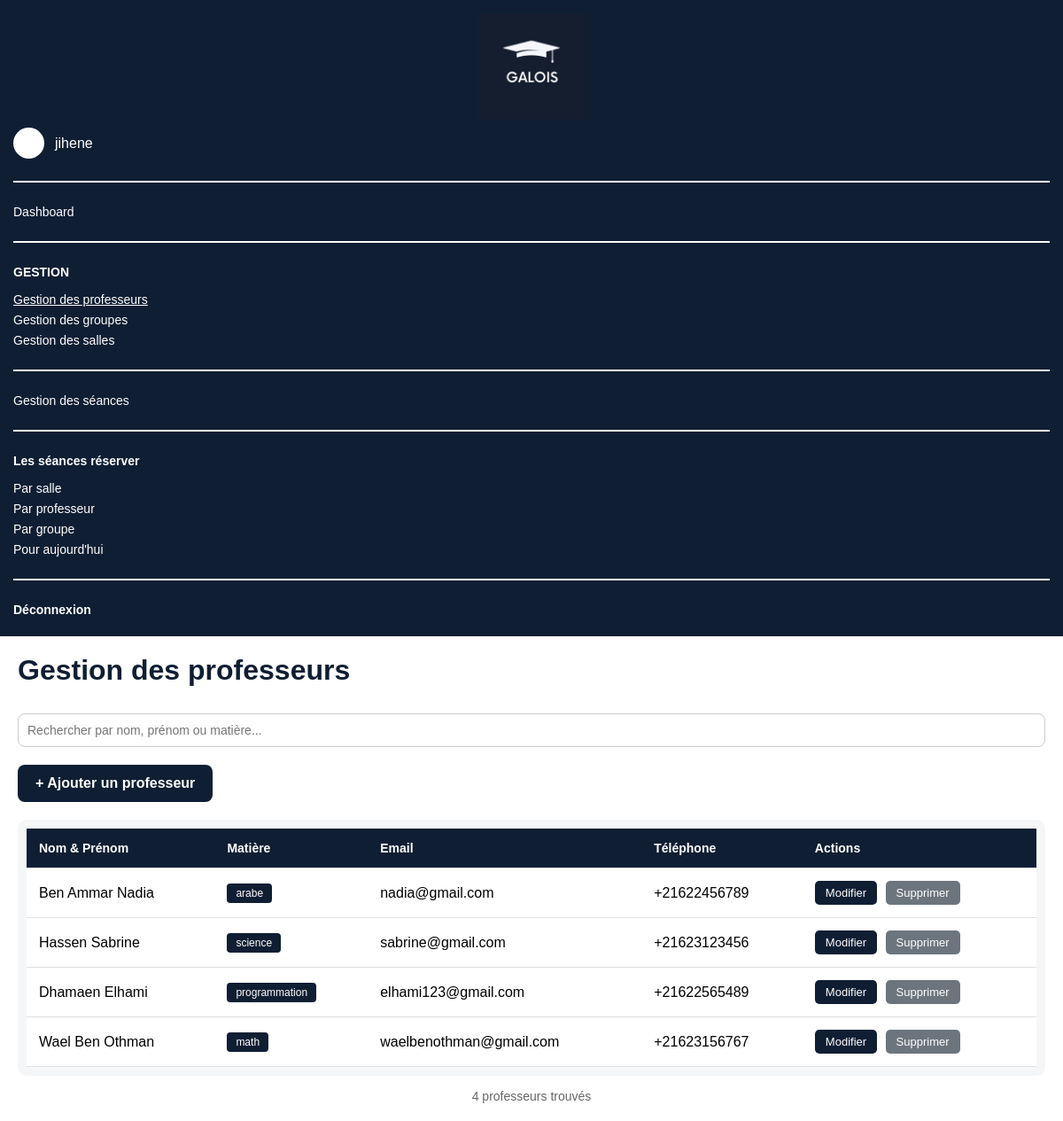
The app's page /professeurs/ (signed in), older data.
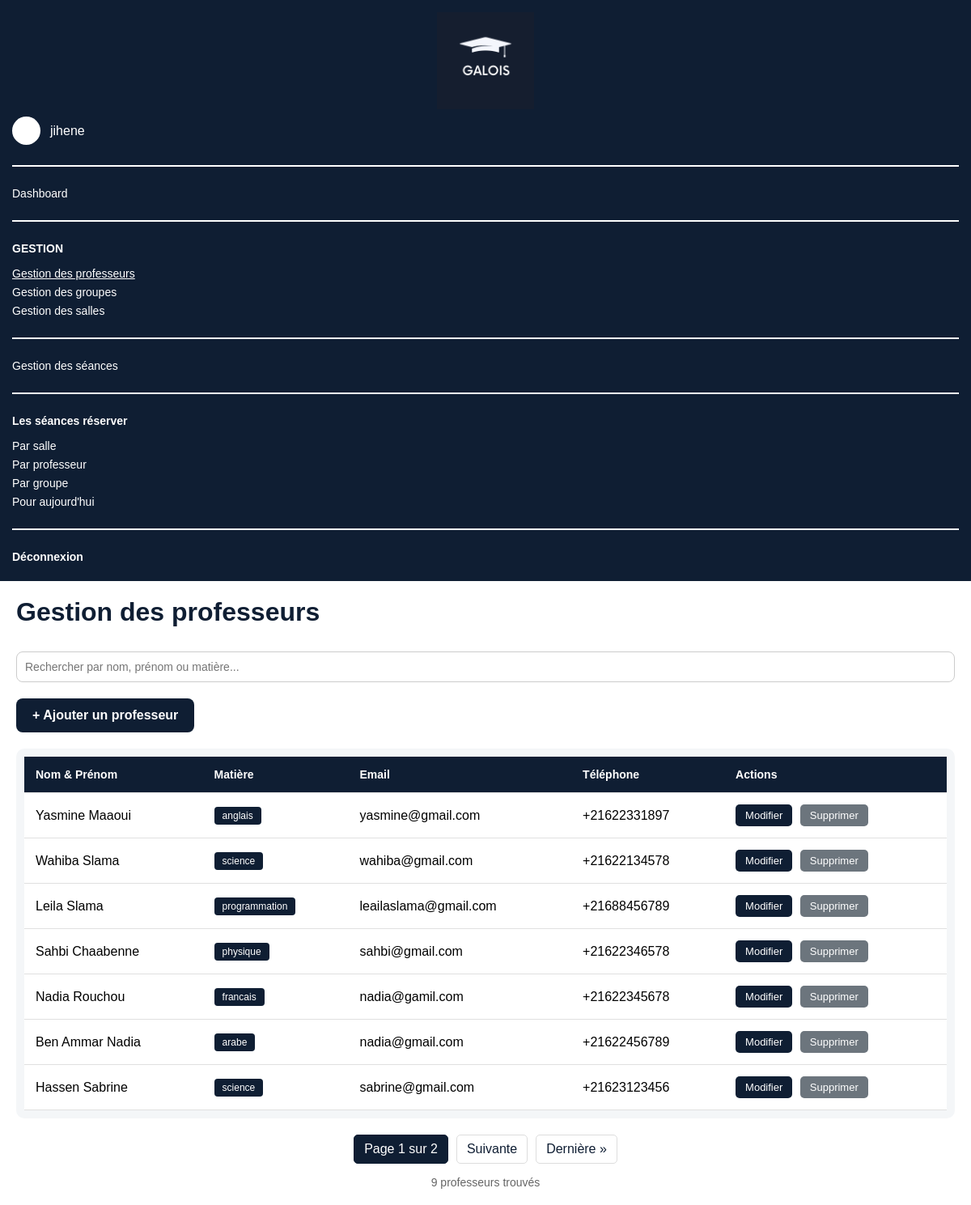
The same page, newer data.
### emploi_du_temps/models.py (models this page shows, shortened)
class Professeur(models.Model):
    user = models.OneToOneField(User, on_delete=models.CASCADE, null=True, blank=True)
    nom = models.CharField(max_length=100)
    prenom = models.CharField(max_length=100)
    email = models.EmailField(unique=True)
    telephone = models.CharField(max_length=20, unique=True)
    matiere = models.ForeignKey(Matiere, on_delete=models.SET_NULL, null=True, blank=True, related_name='professeurs')
    class Meta:
        verbose_name_plural = "professeurs"
    @property
    def nom_complet(self):
        return f"{self.prenom} {self.nom}"

class Matiere(models.Model):
    nom = models.CharField(max_length=100, unique=True)

### emploi_du_temps/views.py (the view)
# urls.py: path('professeurs/', views.liste_professeurs, name='professeurs'),
@login_required
def liste_professeurs(request):
    professeurs = Professeur.objects.all().select_related('matiere').order_by('-id')
    search = request.GET.get('search', '')
    if search:
        professeurs = professeurs.filter(
            Q(nom__icontains=search) |
            Q(prenom__icontains=search) |
            Q(matiere__nom__icontains=search)
        )
    paginator = Paginator(professeurs, 7)
    page = request.GET.get('page', 1)
    try:
        professeurs_page = paginator.page(page)
    except PageNotAnInteger:
        professeurs_page = paginator.page(1)
    except EmptyPage:
        professeurs_page = paginator.page(paginator.num_pages)
    return render(request, 'gestion-professeurs.html', {
        'professeurs': professeurs_page,
        'search': search,
        'total_count': professeurs.count()
    })

### emploi_du_temps/templates/gestion-professeurs.html (shortened to what the changed rows need)
<!DOCTYPE html>
<html lang="fr">
<head>
    {% load static %}
</head>
<body>
    <div class="container">
        <main class="content">
            <h1>Gestion des professeurs</h1>
            <div class="search-bar">
                <form method="get" id="searchForm">
                </form>
            </div>
            <div class="add-container">
                <a href="{% url 'ajouter_professeur' %}" class="add-btn">+ Ajouter un professeur</a>
            </div>
            <div class="table-container">
                <table>
                    <thead>
                        <tr>
                            <th>Nom & Prénom</th>
                            <th>Matière</th>
                            <th>Email</th>
                            <th>Téléphone</th>
                            <th>Actions</th>
                        </tr>
                    </thead>
                    <tbody id="professeursTableBody">
                        {% for prof in professeurs %}
                        <tr>
                            <td>{{ prof.nom_complet }}</td>
                            <td>
                                {% if prof.matiere %}
                                <span class="matiere-badge">{{ prof.matiere.nom }}</span>
                                {% else %}
                                <span class="matiere-vide">Aucune matière</span>
                                {% endif %}
                            </td>
                            <td>{{ prof.email }}</td>
                            <td>{{ prof.telephone }}</td>
                            <td>
                                <a href="{% url 'modifier_professeur' prof.id %}" class="btn edit">Modifier</a>
                                <a href="#" class="btn delete" data-id="{{ prof.id }}" data-nom="{{ prof.nom_complet }}">Supprimer</a>
                            </td>
                        </tr>
                        {% endfor %}
                    </tbody>
                </table>
            </div>
            {% if professeurs.paginator.num_pages > 1 %}
            <div class="pagination">
                <span class="current">
                    Page {{ professeurs.number }} sur {{ professeurs.paginator.num_pages }}
                </span>
                {% if professeurs.has_next %}
                    <a href="?page={{ professeurs.next_page_number }}{% if search %}&search={{ search }}{% endif %}">Suivante</a>
                    <a href="?page={{ professeurs.paginator.num_pages }}{% if search %}&search={{ search }}{% endif %}">Dernière &raquo;</a>
                {% endif %}
            </div>
            {% endif %}
            <div class="info-count">
                {{ total_count }} professeur{{ total_count|pluralize:"s" }} trouvé{{ total_count|pluralize:"s" }}
            </div>
        </main>
    </div>
</body>
</html>

Row changes from the older to the newer data that the page shows:
no longer on this page (row unchanged): Professeur: nom_complet "Dhamaen Elhami", matiere.nom "programmation", email "elhami123@gmail.com", telephone "+21622565489"
no longer on this page (row edited): Professeur: nom_complet "Wael Ben Othman", matiere.nom "math", email "waelbenothman@gmail.com", telephone "+21623156767"
added Professeur: nom_complet "Yasmine Maaoui", matiere.nom "anglais", email "yasmine@gmail.com", telephone "+21622331897"
added Professeur: nom_complet "Wahiba Slama", matiere.nom "science", email "wahiba@gmail.com", telephone "+21622134578"
added Professeur: nom_complet "Leila Slama", matiere.nom "programmation", email "leailaslama@gmail.com", telephone "+21688456789"
added Professeur: nom_complet "Sahbi Chaabenne", matiere.nom "physique", email "sahbi@gmail.com", telephone "+21622346578"
added Professeur: nom_complet "Nadia Rouchou", matiere.nom "francais", email "nadia@gamil.com", telephone "+21622345678"
Text that changed along with them:
{{ professeurs.number }}: (not shown) → "1"
{{ professeurs.paginator.num_pages }}: (not shown) → "2"
{{ total_count }}: "4" → "9"
text now shown: "Page sur Suivante Dernière »"
